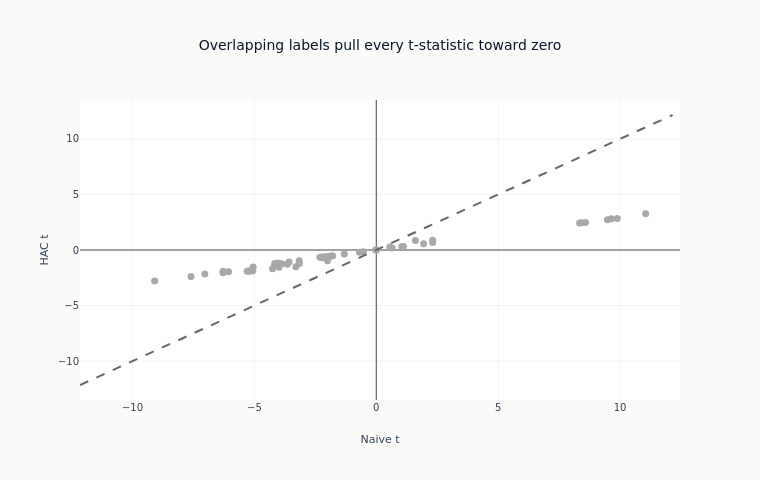

The cell this chart's notebook holds for it:
### Markdown cell above
### What the overlap correction costs

The same t-statistic computed twice: once treating each date as independent evidence,
once allowing for the overlap between neighbouring labels. A point on the dashed
diagonal would mean the overlap cost nothing.

### Code cell
fig = go.Figure(
    go.Scatter(
        x=eval_summary["naive_t"].to_list(),
        y=eval_summary["hac_t"].to_list(),
        mode="markers",
        marker=dict(
            color=[SURVIVES if s else DOES_NOT for s in eval_summary["fdr_sig"].to_list()],
            size=7,
        ),
        text=eval_summary["feature"].to_list(),
        showlegend=False,
    )
)
max_t = (
    max(
        eval_summary["naive_t"].cast(pl.Float64, strict=False).abs().max() or 1.0,
        eval_summary["hac_t"].cast(pl.Float64, strict=False).abs().max() or 1.0,
    )
    * 1.1
)
fig.add_trace(
    go.Scatter(
        x=[-max_t, max_t],
        y=[-max_t, max_t],
        mode="lines",
        line=dict(dash="dash", color=GRAY_FILLS["border"]),
        showlegend=False,
    )
)
fig.update_layout(
    template="ml4t",
    height=480,
    width=760,
    title_text="Overlapping labels pull every t-statistic toward zero",
    xaxis_title="Naive t",
    yaxis_title="HAC t",
)
style.show_plotly_with_alt(
    fig,
    "A scatter of each feature's HAC t-statistic against its naive one, with a dashed diagonal "
    "marking equality. Every point sits between the diagonal and the horizontal zero line - "
    "naive values spread from about -10 to +11 while the HAC values stay inside roughly -3 to "
    "+3.5 - so correcting for overlap shrinks every t-statistic toward zero.",
)

### Figure 1 — Plotly figure (JSON) as saved in the notebook; plotly's stock layout.template omitted (floating-point values rounded to 4 significant figures)
{"data": [{"marker": {"color": ["#a8a8a8", "#a8a8a8", "#a8a8a8", "#a8a8a8", "#a8a8a8", "#a8a8a8", "#a8a8a8", "#a8a8a8", "#a8a8a8", "#a8a8a8", "#a8a8a8", "#a8a8a8", "#a8a8a8", "#a8a8a8", "#a8a8a8", "#a8a8a8", "#a8a8a8", "#a8a8a8", "#a8a8a8", "#a8a8a8", "#a8a8a8", "#a8a8a8", "#a8a8a8", "#a8a8a8", "#a8a8a8", "#a8a8a8", "#a8a8a8", "#a8a8a8", "#a8a8a8", "#a8a8a8", "#a8a8a8", "#a8a8a8", "#a8a8a8", "#a8a8a8", "#a8a8a8", "#a8a8a8", "#a8a8a8", "#a8a8a8", "#a8a8a8", "#a8a8a8", "#a8a8a8", "#a8a8a8", "#a8a8a8", "#a8a8a8", "#a8a8a8", "#a8a8a8", "#a8a8a8", "#a8a8a8", "#a8a8a8", "#a8a8a8", "#a8a8a8"], "size": 7}, "mode": "markers", "showlegend": false, "text": ["vol_252d", "vol_126d", "natr_14", "dist_52w_low", "vol_63d", "garch_cond_vol", "vol_21d", "max_dd_63d", "max_dd_126d", "mom_accel_medium", "sharpe_21d", "obv_zscore_63d", "rsi_14", "dist_52w_high", "cci_21", "bb_pctb_20", "rsi_7", "sharpe_10d", "ret_21d", "cci_14", "sma_ratio_50", "sharpe_42d", "stoch_k", "ema_ratio_26", "macd_line", "ret_10d", "ret_42d", "sharpe_5d", "hurst_100", "sharpe_252d", "ret_63d", "skip_recent_6_1", "sharpe_63d", "ret_5d", "ret_189d", "sharpe_126d", "sharpe_126d_rank", "vol_ratio_short", "chop_14", "vol_ratio_medium", "mom_accel_long", "ret_126d", "ret_126d_rank", "sma_ratio_200", "vol_ratio_21d", "sharpe_189d", "skip_recent_12_1", "adx_14", "vol_ratio_63d", "ret_252d", "mom_accel_short"], "type": "scatter", "x": [9.881, 9.48, 9.641, 11.05, 8.584, 8.425, 8.338, -9.091, -7.034, -6.281, -6.285, -7.599, -6.061, -5.052, -5.295, -5.23, -5.151, -5.067, -4.183, -4.257, -3.876, -4.02, -3.992, -3.648, -3.578, -3.153, -3.162, -3.298, -4.166, -2.312, -2.232, 2.314, -2.077, -2.0, 1.94, -1.901, -1.901, -2.217, 2.309, -1.789, -1.312, 1.103, 1.103, 1.047, 1.607, -0.6878, 0.6531, -0.5304, 0.5543, -0.02741, 0.003748], "y": [2.838, 2.733, 2.805, 3.262, 2.48, 2.459, 2.427, -2.8, -2.159, -1.908, -2.039, -2.375, -1.966, -1.526, -1.907, -1.902, -1.886, -1.873, -1.43, -1.682, -1.228, -1.174, -1.551, -1.282, -1.086, -1.226, -0.9675, -1.504, -1.214, -0.6443, -0.6358, 0.665, -0.5877, -0.9687, 0.5566, -0.5671, -0.5671, -0.7084, 0.884, -0.5096, -0.3602, 0.3236, 0.3236, 0.3046, 0.86, -0.1953, 0.1869, -0.1519, 0.2684, -0.007932, 0.001075]}, {"line": {"color": "#666666", "dash": "dash"}, "mode": "lines", "showlegend": false, "type": "scatter", "x": [-12.15, 12.15], "y": [-12.15, 12.15]}], "layout": {"height": 480, "title": {"text": "Overlapping labels pull every t-statistic toward zero"}, "width": 760, "xaxis": {"title": {"text": "Naive t"}}, "yaxis": {"title": {"text": "HAC t"}}}}
